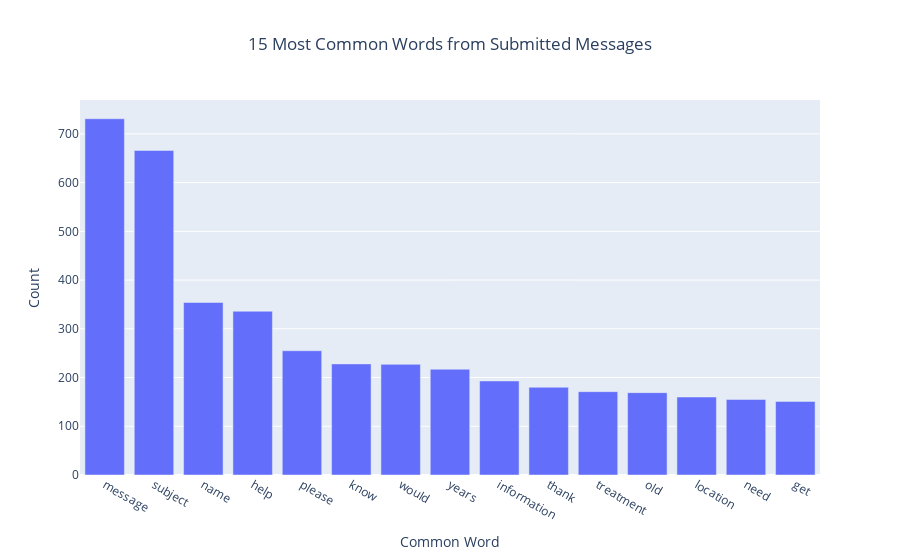

Write notebook code for a chart like this one.
### Code cell
freq = dfqu_vec.sum().sort_values(ascending=False).head(15)

bar_freq = px.bar(
                  x=list(freq.index),
                  y=list(freq.values),
                  title='15 Most Common Words from Submitted Messages',
                  labels = {'y': 'Count', 'x': 'Common Word'}

)

bar_freq.update_layout(title_x = 0.5)

### Figure 1 — Plotly figure (JSON) as saved in the notebook; plotly's stock layout.template omitted (floating-point values rounded to 4 significant figures)
{"data": [{"alignmentgroup": "True", "hovertemplate": "Common Word=%{x}<br>Count=%{y}<extra></extra>", "legendgroup": "", "marker": {"color": "#636efa", "pattern": {"shape": ""}}, "name": "", "offsetgroup": "", "orientation": "v", "showlegend": false, "textposition": "auto", "type": "bar", "x": ["message", "subject", "name", "help", "please", "know", "would", "years", "information", "thank", "treatment", "old", "location", "need", "get"], "xaxis": "x", "y": [731, 666, 354, 336, 255, 228, 227, 217, 193, 180, 171, 169, 160, 155, 151], "yaxis": "y"}], "layout": {"autosize": true, "barmode": "relative", "legend": {"tracegroupgap": 0}, "title": {"text": "15 Most Common Words from Submitted Messages", "x": 0.5}, "xaxis": {"anchor": "y", "autorange": true, "domain": [0, 1], "range": [-0.5, 14.5], "title": {"text": "Common Word"}, "type": "category"}, "yaxis": {"anchor": "x", "autorange": true, "domain": [0, 1], "range": [0, 769.5], "title": {"text": "Count"}, "type": "linear"}}}
